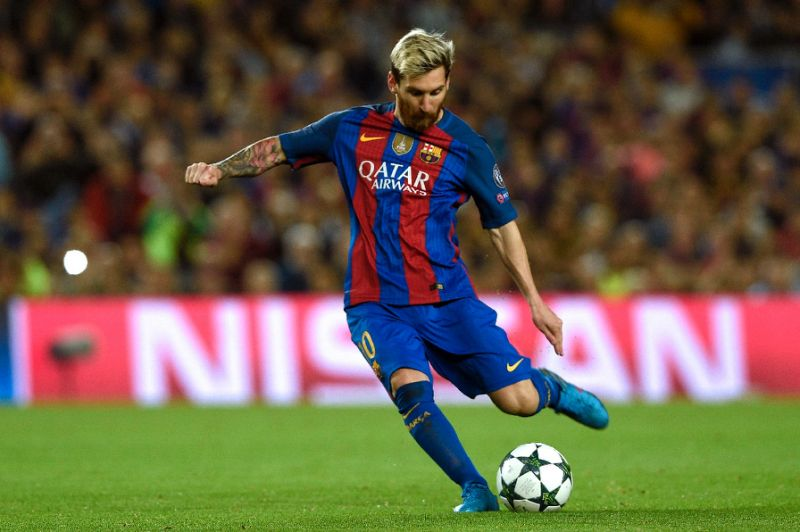
#> input picture image_processing_in_opencv/7_canny_edge_detection/messi.jpg, 800 x 532 px
$ python 1_canny_edge_detection.py
#> lines starting #> are read from the running program, lines starting #| are printed output that depends on the picture
#!/usr/bin/env python
# -*- coding: utf-8 -*-
# @Date    : 2018-02-13
# @Author  : Joe

import numpy as np
import cv2
from matplotlib import pyplot as plt

# 原理
# Canny边缘检测算法是一个被广泛使用的边缘检测算法。
# 它是有Jhon F.Canny 在1986年提出的。
# 它是一个多阶段的算法

# 1. 噪声消除
	# 由于边缘检测法容易受到图像中的噪声的干扰，
	# 那么首先我们要使用一个 5x5 的高斯滤波来消除图像噪声
# 2. 找到图像的强度梯度
	# 对平滑后的图像使用Sobel算子计算水平方向和竖直方向的
	# 一阶导数（图像梯度）（Gx和Gy）。根据得到的这两幅梯度
	# 图找到边界的梯度和方向。
	# 梯度的方向一般总是与边界垂直。梯度方向被归为四类：垂直，水平，和两条对角线。

# 3. 非极大值抑制
	# 在获得梯度的方向和大小之后，应该对整幅图想做一个扫描，
	# 出去那些非边界上的点。对每一个像素进行检查，
	# 看这个点的梯度是不是周围具有相同梯度方向的点中最大的。

# 4. 滞后阀值
	# 现在要确定那些边界才是真正的边界，需要设置两个阀值：
	# minVal和maxVal。当图像的灰度梯度高于maxVal时被认为
	# 是真的边界，那些低于minVal的边界会被抛弃。
	# 如果介于两者之间的话，就要看这个点是否与某个被
	# 确定为真正边界点相连，如果是，就认为它也是边界点，
	# 如果不是就抛弃。

# OpenCV中的Canny边界检测
	# cv2.Canny（）第一个参数是输入图像，第二和第三个分别是minVal和maxVal。
	# 第三个参数设置用来计算图像梯度的Sobel卷积核的大小，默认值为3。
	# 最后一个参数是L2gradient，它可以用来设定求梯度大小的方程。如果设为True，
	# 就睡使用我们上面提到过的方程，否则使用方程：
	# Edge_Gradient(G) = |Gx| + |Gy|
	# 代替，默认值为False。


img = cv2.imread('messi.jpg',0)
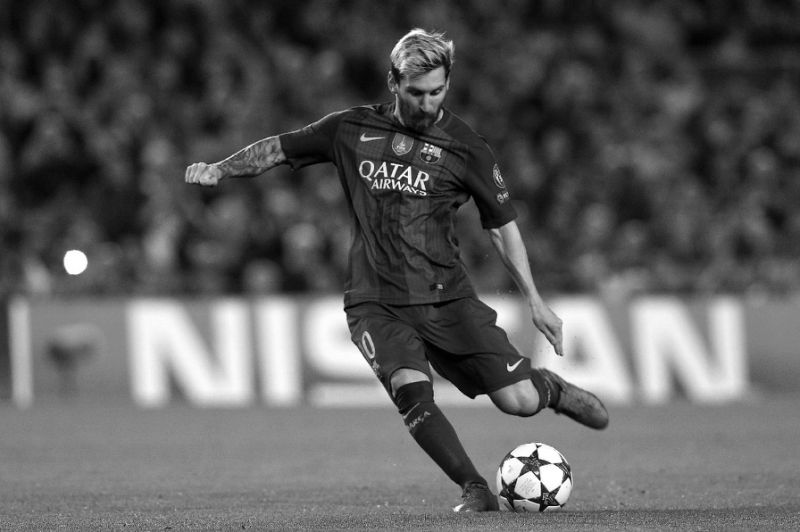
#> img: shape (532, 800); min 0, max 255, mean 92.3
edges = cv2.Canny(img,100,180)
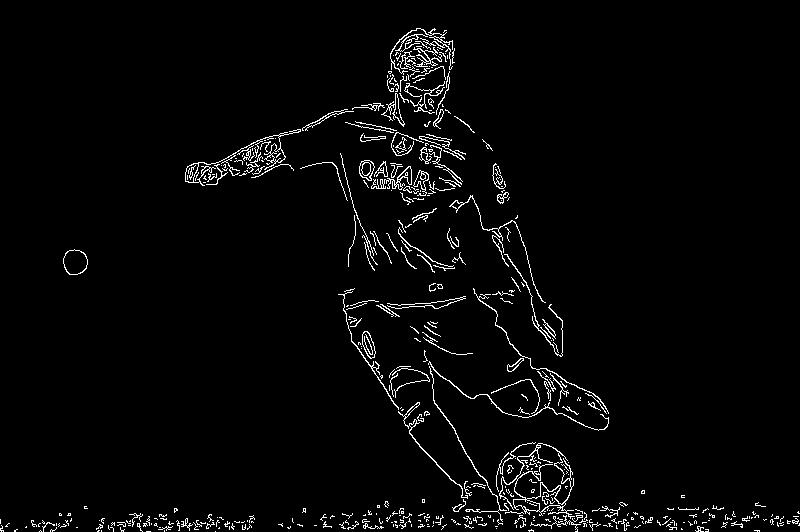
#> edges: shape (532, 800); 2.8% white in thin lines or dots

plt.subplot(121),plt.imshow(img,cmap = 'gray')
plt.title('Original Image'), plt.xticks([]), plt.yticks([])
plt.subplot(122),plt.imshow(edges,cmap = 'gray')
plt.title('Edge Image'), plt.xticks([]), plt.yticks([])

plt.show()
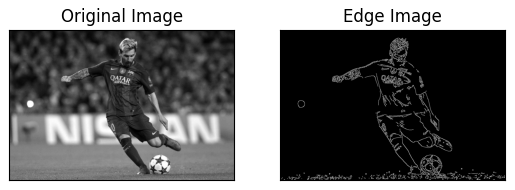
#> figure drawn by matplotlib, 2 panels
